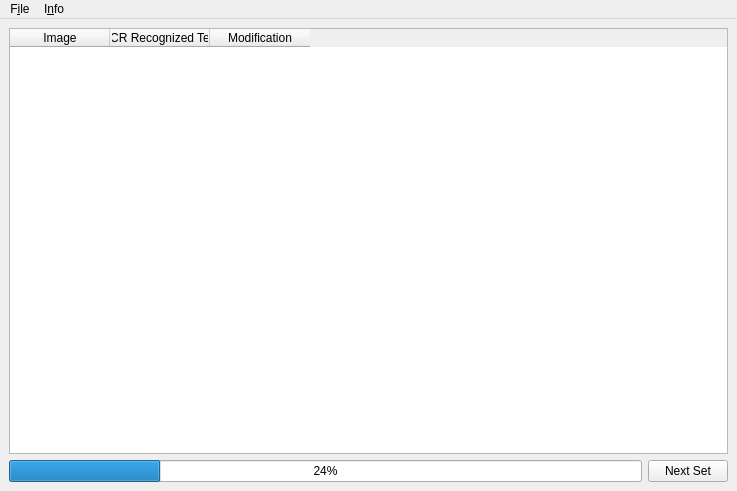
<?xml version="1.0" encoding="UTF-8"?>
<ui version="4.0">
 <class>MainWindow</class>
 <widget class="QMainWindow" name="MainWindow">
  <property name="geometry">
   <rect>
    <x>0</x>
    <y>0</y>
    <width>737</width>
    <height>491</height>
   </rect>
  </property>
  <property name="windowTitle">
   <string>MainWindow</string>
  </property>
  <property name="autoFillBackground">
   <bool>false</bool>
  </property>
  <widget class="QWidget" name="centralwidget">
   <layout class="QGridLayout" name="gridLayout_2">
    <item row="1" column="1">
     <widget class="QPushButton" name="nextButton">
      <property name="text">
       <string>Next Set</string>
      </property>
     </widget>
    </item>
    <item row="0" column="0" colspan="2">
     <widget class="QTableWidget" name="tableWidget">
      <property name="dragEnabled">
       <bool>true</bool>
      </property>
      <property name="alternatingRowColors">
       <bool>true</bool>
      </property>
      <column>
       <property name="text">
        <string>Image</string>
       </property>
      </column>
      <column>
       <property name="text">
        <string>OCR Recognized Text</string>
       </property>
      </column>
      <column>
       <property name="text">
        <string>Modification</string>
       </property>
      </column>
     </widget>
    </item>
    <item row="1" column="0">
     <widget class="QProgressBar" name="progressBar">
      <property name="value">
       <number>24</number>
      </property>
     </widget>
    </item>
   </layout>
  </widget>
  <widget class="QMenuBar" name="menubar">
   <property name="geometry">
    <rect>
     <x>0</x>
     <y>0</y>
     <width>737</width>
     <height>29</height>
    </rect>
   </property>
   <widget class="QMenu" name="menuFile">
    <property name="title">
     <string>F&amp;ile</string>
    </property>
    <addaction name="actionOpen"/>
    <addaction name="separator"/>
    <addaction name="actionSave_Changes"/>
    <addaction name="separator"/>
    <addaction name="actionExit"/>
   </widget>
   <widget class="QMenu" name="menuInfo">
    <property name="title">
     <string>I&amp;nfo</string>
    </property>
    <addaction name="actionVersion"/>
   </widget>
   <addaction name="menuFile"/>
   <addaction name="menuInfo"/>
  </widget>
  <action name="actionOpen">
   <property name="text">
    <string>&amp;Open Folder...</string>
   </property>
   <property name="font">
    <font>
     <family>Arial</family>
    </font>
   </property>
  </action>
  <action name="actionExit">
   <property name="text">
    <string>&amp;Exit</string>
   </property>
   <property name="font">
    <font>
     <family>Arial</family>
    </font>
   </property>
  </action>
  <action name="actionVersion">
   <property name="text">
    <string>&amp;Version</string>
   </property>
  </action>
  <action name="actionSave_Changes">
   <property name="text">
    <string>&amp;Save Changes</string>
   </property>
  </action>
 </widget>
 <resources/>
 <connections/>
</ui>
